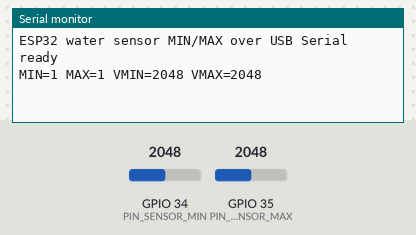
Bench run of a sketch on a simulated ESP32. On the bench: the last lines printed to the serial monitor. The inputs (shaded band) are chosen by the test bench; at power-on: GPIO 34 (PIN_SENSOR_MIN) = 2048, GPIO 35 (PIN_SENSOR_MAX) = 2048 (analog values on the 0–4095 scale).

Above: at 1.2 s.
1.3 s: GPIO 34 (PIN_SENSOR_MIN) set to 2866
At 2.4 s:
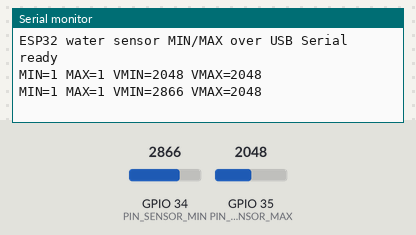
2.8 s: GPIO 35 (PIN_SENSOR_MAX) set to 2866
At 4.2 s:
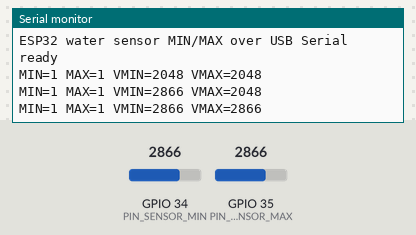
4.3 s: GPIO 34 (PIN_SENSOR_MIN) set to 3603
5.8 s: GPIO 35 (PIN_SENSOR_MAX) set to 3603
At 6.7 s:
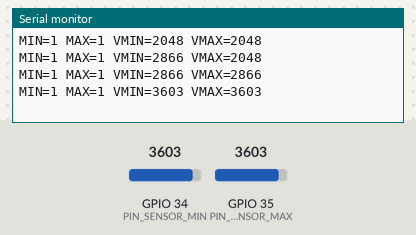
Timing chart, 0 to 8.3 s (numbered marks = the images above; inputs shaded):
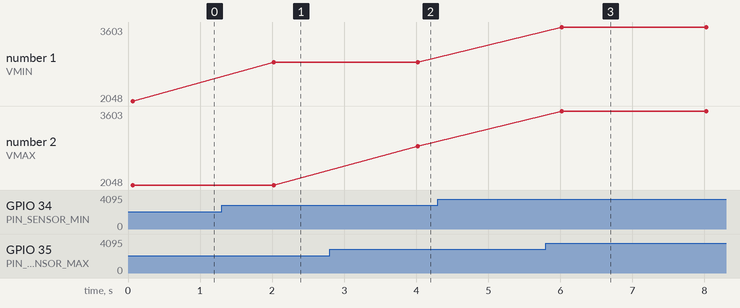

Measured:
- after the input at 1.3 s, the serial monitor: prints a new line after 0.72 s (image 1)
- after the input at 2.8 s, the serial monitor: prints a new line after 1.2 s (image 2)
- after the input at 5.8 s, the serial monitor: prints a new line after 0.22 s (image 3)
- plotted number 1: 2048 → 2866 after the input at 1.3 s

The sketch:

waterLevel.ino
```cpp
#include <Arduino.h>

static const int PIN_SENSOR_MIN = 34;
static const int PIN_SENSOR_MAX = 35;

static const int THRESHOLD_MIN = 300;
static const int THRESHOLD_MAX = 300;
static const int HYSTERESIS = 50;

static const int SAMPLES = 16;
static const int SAMPLE_DELAY_MS = 2;

static const unsigned long HOLD_MS = 300;

static const unsigned long HEARTBEAT_MS = 2000;

bool minWet = false;
bool maxWet = false;

unsigned long minLastChange = 0;
unsigned long maxLastChange = 0;

unsigned long lastHeartbeat = 0;

int readAveraged(int pin) {
  long sum = 0;
  for (int i = 0; i < SAMPLES; i++) {
    sum += analogRead(pin);
    delay(SAMPLE_DELAY_MS);
  }
  return (int)(sum / SAMPLES);
}

bool updateWetState(bool currentState, int value, int threshold, unsigned long &lastChangeTs) {
  bool desired = currentState;

  if (!currentState) {
    if (value >= threshold) desired = true;
  } else {
    if (value <= (threshold - HYSTERESIS)) desired = false;
  }

  unsigned long now = millis();
  if (desired != currentState) {
    if (now - lastChangeTs >= HOLD_MS) {
      lastChangeTs = now;
      return desired;
    }
    return currentState;
  }

  return currentState;
}

void sendStatusLine(int vMin, int vMax) {

  Serial.print("MIN=");
  Serial.print(minWet ? 1 : 0);
  Serial.print(" MAX=");
  Serial.print(maxWet ? 1 : 0);
  Serial.print(" VMIN=");
  Serial.print(vMin);
  Serial.print(" VMAX=");
  Serial.println(vMax);
}

void setup() {
  Serial.begin(115200);

  analogReadResolution(12);
  analogSetPinAttenuation(PIN_SENSOR_MIN, ADC_11db);
  analogSetPinAttenuation(PIN_SENSOR_MAX, ADC_11db);

  minLastChange = millis();
  maxLastChange = millis();
  lastHeartbeat = millis();

  Serial.println("ESP32 water sensor MIN/MAX over USB Serial ready");

  int vMin = readAveraged(PIN_SENSOR_MIN);
  int vMax = readAveraged(PIN_SENSOR_MAX);
  minWet = (vMin >= THRESHOLD_MIN);
  maxWet = (vMax >= THRESHOLD_MAX);
  sendStatusLine(vMin, vMax);
}

void loop() {
  int vMin = readAveraged(PIN_SENSOR_MIN);
  int vMax = readAveraged(PIN_SENSOR_MAX);

  bool newMinWet = updateWetState(minWet, vMin, THRESHOLD_MIN, minLastChange);
  bool newMaxWet = updateWetState(maxWet, vMax, THRESHOLD_MAX, maxLastChange);

  bool changed = (newMinWet != minWet) || (newMaxWet != maxWet);
  if (changed) {
    minWet = newMinWet;
    maxWet = newMaxWet;

    sendStatusLine(vMin, vMax);
  }

  if (HEARTBEAT_MS > 0) {
    unsigned long now = millis();
    if (now - lastHeartbeat >= HEARTBEAT_MS) {
      lastHeartbeat = now;
      sendStatusLine(vMin, vMax);
    }
  }

  delay(50);
}
```
